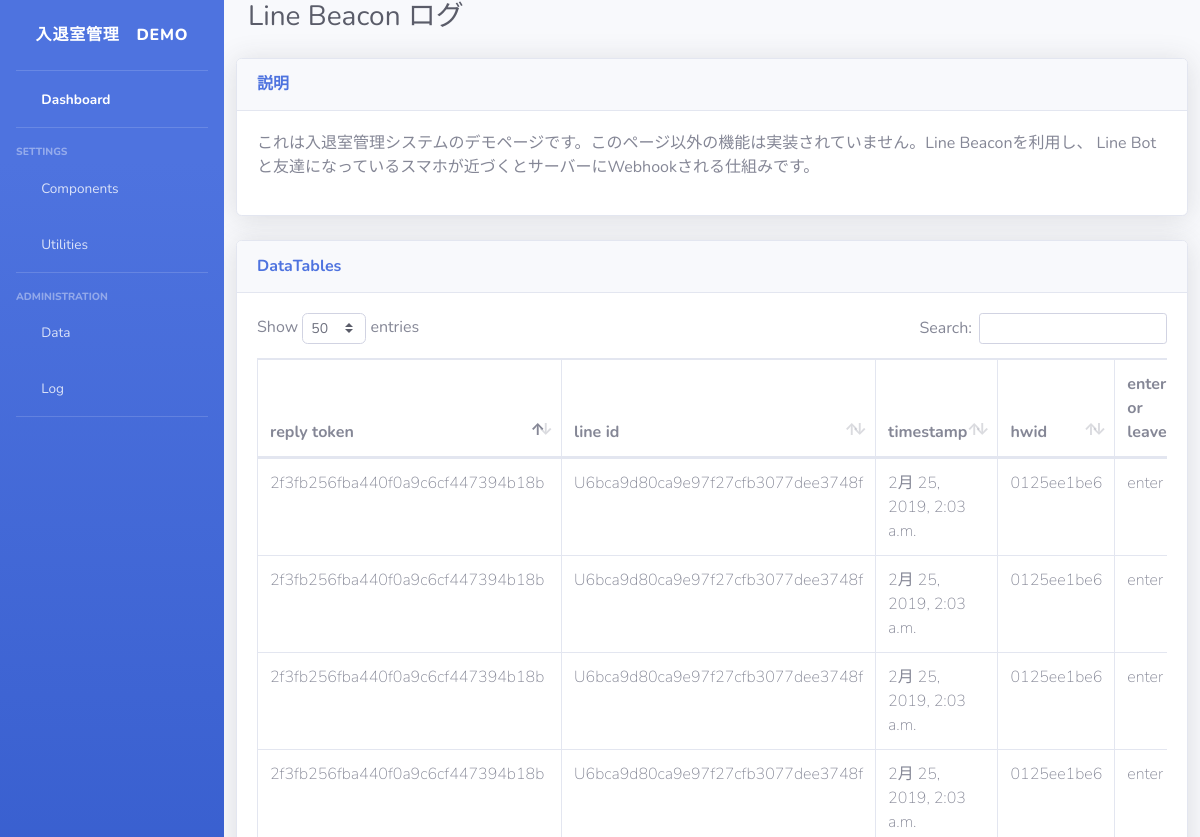
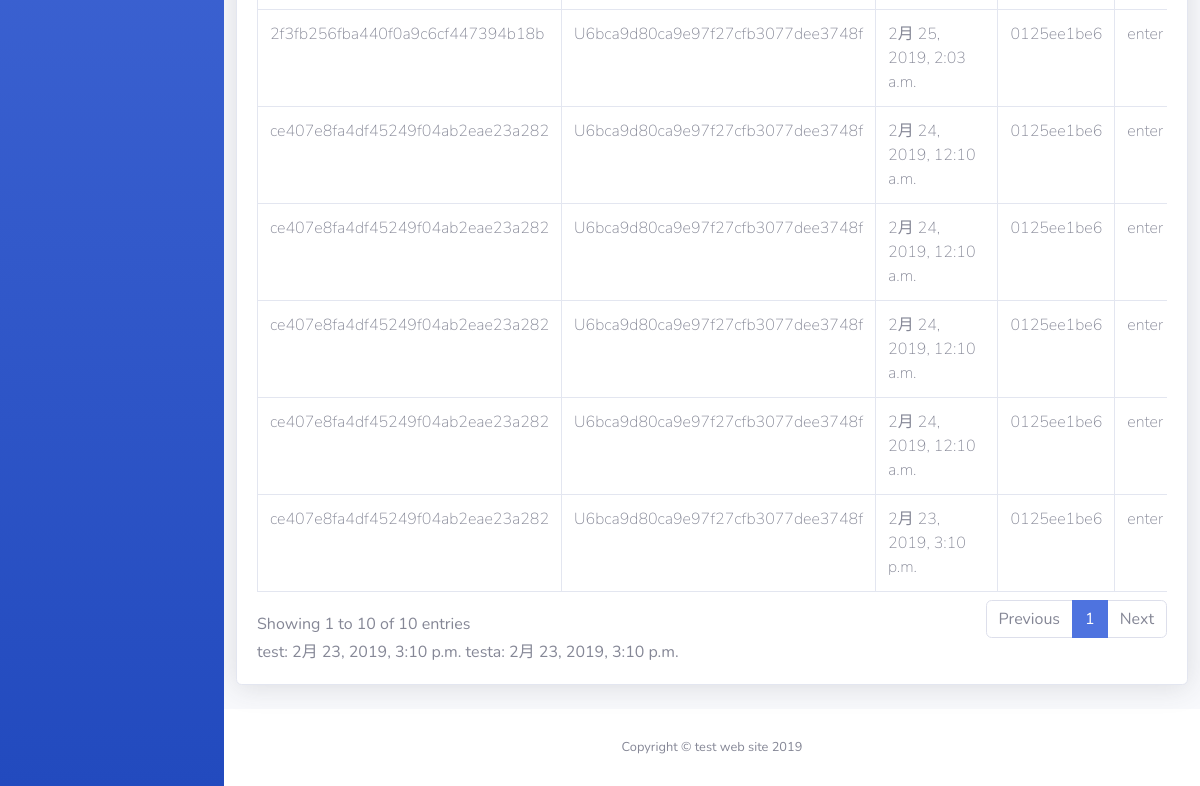
/log/, run on an earlier commit of the app's database (2 pictures, top to bottom).
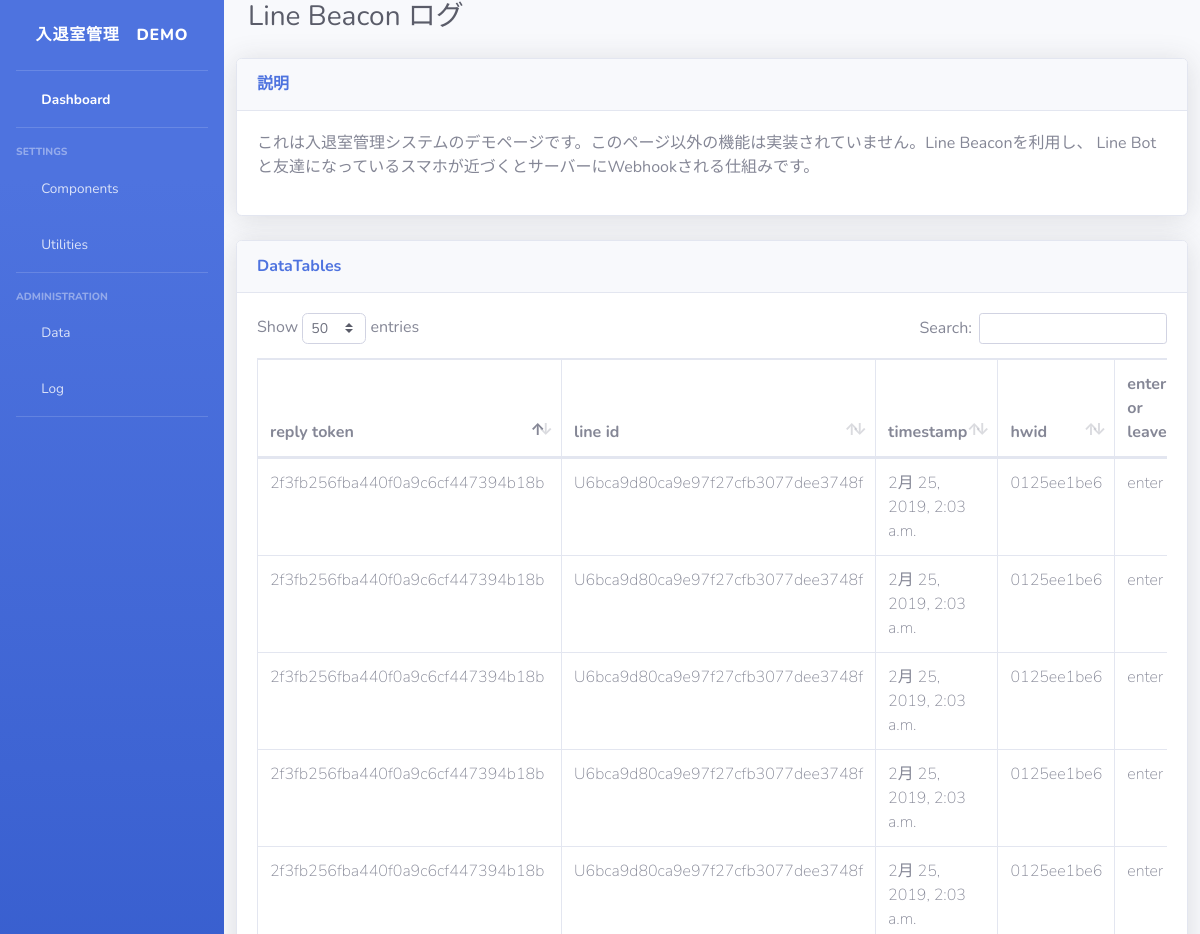
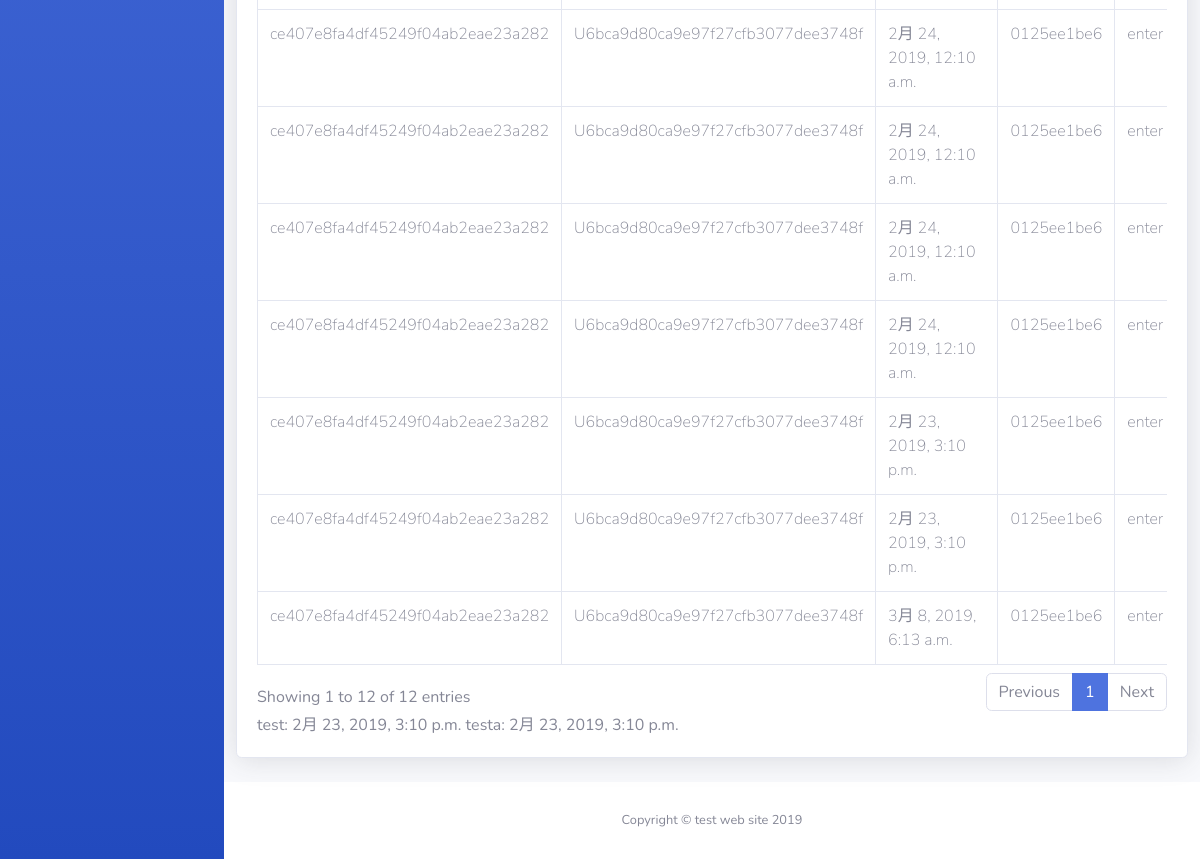
And on a later commit of the database (2 pictures, top to bottom).
### eems/models.py (models this page shows)
class Beacon_Log(models.Model):
    reply_token = models.CharField(max_length=32)
    line_id = models.CharField(max_length=33)
    timestamp = models.DateTimeField()
    hwid = models.CharField(max_length=10)
    enter_or_leave = models.CharField(max_length=5)

### eems/views.py (the view)
# urls.py: path('log/', eems_views.LogView.as_view()),
class LogView(TemplateView):
    template_name = "log.html"
    def get(self, request, *args, **kwargs):
        context = super(LogView, self).get_context_data(**kwargs)
        beacon_log = Beacon_Log.objects.all()
        test = beacon_log[9].timestamp
        context['beacon_log'] = beacon_log
        context['test'] = test
        return render(self.request, self.template_name, context)

### eems/templates/log.html (shortened to what this page needs)
{% extends "base.html" %}
{% load staticfiles %}
{% block body %}
<div class="container-fluid">
    <div class="d-sm-flex align-items-center justify-content-between mb-4">
        <h1 class="h3 mb-0 text-gray-800">Line Beacon ログ</h1>
    </div>
    <div class="row">
        <div class="card shadow mb-4">
            <div class="card-header py-3">
                <h6 class="m-0 font-weight-bold text-primary">説明</h6>
            </div>
            <div class="card-body">
                <p>これは入退室管理システムのデモページです。このページ以外の機能は実装されていません。Line Beaconを利用し、
                    Line Botと友達になっているスマホが近づくとサーバーにWebhookされる仕組みです。
                </p>
            </div>
        </div>
        <div class="card shadow mb-4">
            <div class="card-header py-3">
                <h6 class="m-0 font-weight-bold text-primary">DataTables</h6>
            </div>
            <div class="card-body">
                <div class="table-responsive">
                    <table class="table table-bordered" id="log-table" width="100%" cellspacing="0">
                        <thead>
                            <tr>
                                <th>reply token</th>
                                <th>line id</th>
                                <th>timestamp</th>
                                <th>hwid</th>
                                <th>enter or leave</th>
                            </tr>
                    </thead>
                        <tbody>
                            {% for bl in beacon_log %}
                            <tr>
                                <th style="font-weight: lighter">{{bl.reply_token}}</th>
                                <th style="font-weight: lighter">{{bl.line_id}}</th>
                                <th style="font-weight: lighter">{{bl.timestamp}}</th>
                                <th style="font-weight: lighter">{{bl.hwid}}</th>
                                <th style="font-weight: lighter">{{bl.enter_or_leave}}</th>
                            </tr>
                            {% endfor %}
                        </tbody>
                    </table>
                </div>
               test: {{test}}
               testa: {{beacon_log.9.timestamp}}
            </div>
        </div>
    </div>
</div>
{% endblock %}

### eems/templates/base.html (shortened to what this page needs)
<!DOCTYPE html>
<html lang="ja">
<head>
  {% load staticfiles %}
  <link href="{% static 'bootstrap/vendor/fontawesome-free/css/all.min.css' %}" rel="stylesheet">
  <link href="{% static 'bootstrap/css/sb-admin-2.min.css' %}" rel="stylesheet">
  <link href="{% static 'bootstrap/vendor/fontawesome-free/scss/fontawesome.scss' %}" rel="stylesheet" type="text/css">
  <link href="{% static 's3/css/structure.css' %}" rel="stylesheet" type="text/css">
  <link href="{% static 'bootstrap/vendor/fontawesome-free/css/all.min.css' %}" rel="stylesheet" type="text/css">
  <link href="{% static 'bootstrap/css/sb-admin-2.min.css' %}" rel="stylesheet">
  <link href="{% static 'bootstrap/vendor/datatables/dataTables.bootstrap4.min.css' %}" rel="stylesheet">
</head>
<body id="page-top" class>
  <div id="wrapper">
    <ul class="navbar-nav bg-gradient-primary sidebar sidebar-dark accordion" id="accordionSidebar">
      <a class="sidebar-brand d-flex align-items-center justify-content-center" href="index.html">
        <div class="sidebar-brand-text mx-3">入退室管理　demo</div>
      </a>
      <hr class="sidebar-divider my-0">
      <li class="nav-item active">
        <a class="nav-link" href="/">
          <i class="fas fa-fw fa-tachometer-alt"></i>
          <span>Dashboard</span></a>
      </li>
      <hr class="sidebar-divider">
      <div class="sidebar-heading">
        Settings
      </div>
      <li class="nav-item">
        <a class="nav-link collapsed" href="#" data-toggle="collapse" data-target="#collapseTwo" aria-expanded="true"
          aria-controls="collapseTwo">
          <i class="fas fa-fw fa-cog"></i>
          <span>Components</span>
        </a>
      </li>
      <li class="nav-item">
        <a class="nav-link collapsed" href="#" data-toggle="collapse" data-target="#collapseUtilities"
          aria-expanded="true" aria-controls="collapseUtilities">
          <i class="fas fa-fw fa-wrench"></i>
          <span>Utilities</span>
        </a>
      </li>
      <hr class="sidebar-divider">
      <div class="sidebar-heading">
        Administration
      </div>
      <li class="nav-item">
        <a class="nav-link" href="charts.html">
          <i class="fas fa-fw fa-chart-area"></i>
          <span>Data</span></a>
      </li>
      <li class="nav-item">
        <a class="nav-link" href="/log/">
          <i class="fas fa-fw fa-table"></i>
          <span>Log</span></a>
      </li>
      <hr class="sidebar-divider d-none d-md-block">
    </ul>
    <div id="content-wrapper" class="d-flex flex-column">
      <div id="content">
        {% block body %}
        {% endblock %}
        <footer class="sticky-footer bg-white">
          <div class="container my-auto">
            <div class="copyright text-center my-auto">
              <span>Copyright &copy; test web site 2019</span>
            </div>
          </div>
        </footer>
      </div>
    </div>
  </div>
</body>
</html>

What changed in the data, as far as the page shows it:
added Beacon_Log: reply_token "ce407e8fa4df45249f04ab2eae23a282", line_id "U6bca9d80ca9e97f27cfb3077dee3748f", timestamp "2月 23, 2019, 3:10 p.m.", hwid "0125ee1be6", enter_or_leave "enter"
added Beacon_Log: reply_token "ce407e8fa4df45249f04ab2eae23a282", line_id "U6bca9d80ca9e97f27cfb3077dee3748f", timestamp "3月 8, 2019, 6:13 a.m.", hwid "0125ee1be6", enter_or_leave "enter"
Also different on the page:
text written by a page script: "Show entries Search: Showing 1 to 10 of 10 entries Previous 1 Next" → "Show entries Search: Showing 1 to 12 of 12 entries Previous 1 Next"
